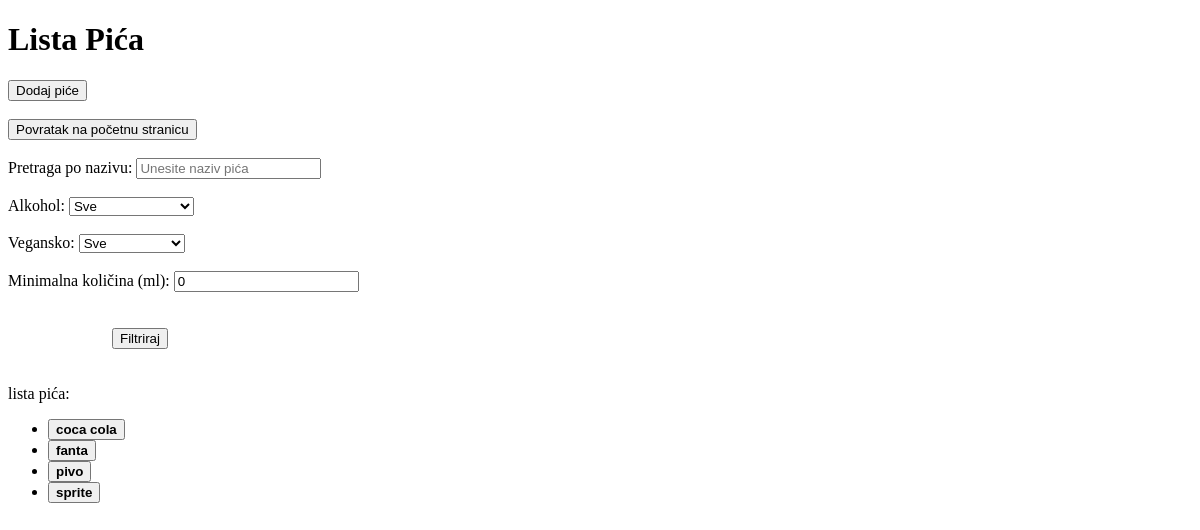
The app's page /lista-pica, older data.
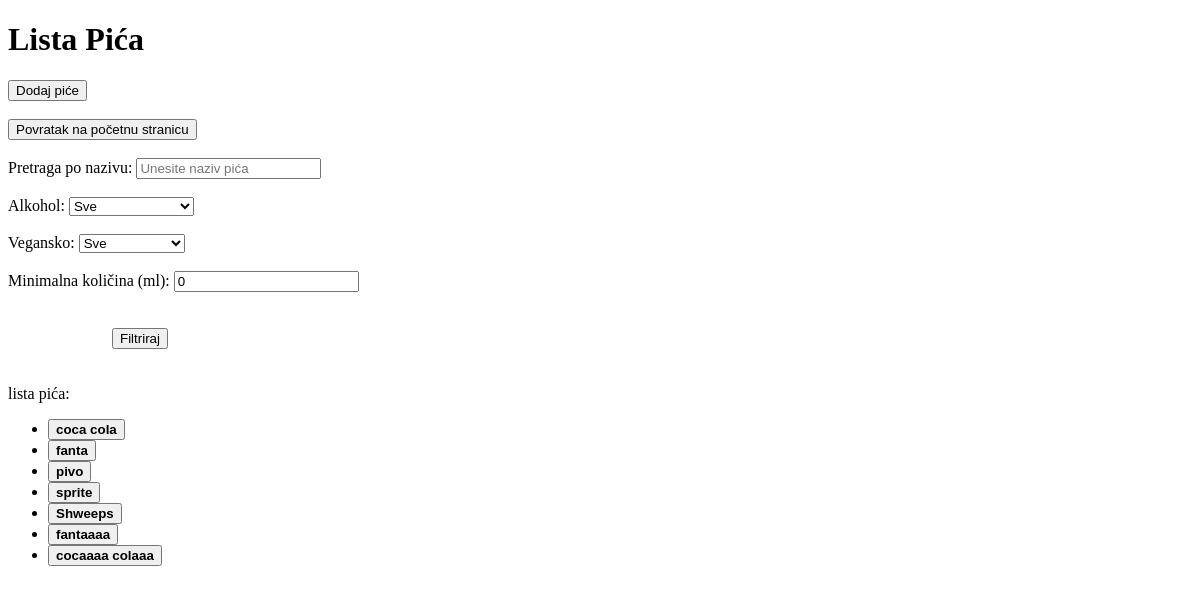
The same page, newer data.
### main/models.py (models this page shows, shortened)
class Pice(models.Model):
    pice_sifra = models.UUIDField(default=uuid.uuid4, editable=False, unique=True)    #models.CharField(max_length=10, unique=True, blank=True)
    pice_naziv = models.CharField(max_length=30)
    pice_opis = models.CharField(max_length=100)
    pice_kolicina_u_ml = models.FloatField()
    pice_sadrzi_alkohol = models.BooleanField(default=False)
    pice_vegansko = models.BooleanField(default=False)
    pice_poj_cijena = models.DecimalField(max_digits=10, decimal_places=2)

### main/views.py (the view)
# urls.py: path('lista-pica', views.PiceListView.as_view(), name='drink_list_view'),
class PiceListView(ListView):
    model = Pice
    template_name = 'main/admin/lista_pica/list_view.html'
    context_object_name = 'pica'
    paginate_by = 10
    def get_queryset(self):
        queryset = super().get_queryset()
        search = self.request.GET.get('search')
        alkohol = self.request.GET.get('alkohol')
        vegansko = self.request.GET.get('vegansko')
        min_kolicina = self.request.GET.get('min_kolicina')
        if search:
            queryset = queryset.filter(pice_naziv__icontains=search)
        if alkohol:
            if alkohol == 'true':
                queryset = queryset.filter(pice_sadrzi_alkohol=True)
            elif alkohol == 'false':
                queryset = queryset.filter(pice_sadrzi_alkohol=False)
        if vegansko:
            if vegansko == 'true':
                queryset = queryset.filter(pice_vegansko=True)
            elif vegansko == 'false':
                queryset = queryset.filter(pice_vegansko=False)
        if min_kolicina:
            queryset = queryset.filter(pice_kolicina_u_ml__gte=min_kolicina)
        return queryset
    def get_context_data(self, **kwargs):
        context = super().get_context_data(**kwargs)
        return context

### main/templates/main/admin/lista_pica/list_view.html (shortened to what this page needs)
<!DOCTYPE html>
<html lang="en">
<head>
</head>
<body>
    <h1>Lista Pića</h1>
    <a href="{% url 'main:dodaj_pice' %}">
        <button>Dodaj piće</button>
    </a>
    <br>
    <br>
    <a href="{% url 'main:homepage' %}">
        <button>Povratak na početnu stranicu</button>
    </a>
    <br>
    <br>
    <form method="get">
        <label for="search">Pretraga po nazivu:</label>
        <input type="text" name="search" id="search" value="{{ request.GET.search }}" placeholder="Unesite naziv pića">
        <br>
        <br>
        <label for="alkohol">Alkohol:</label>
        <select name="alkohol" id="alkohol">
            <option value="">Sve</option>
        </select>
        <br>
        <br>
        <label for="vegansko">Vegansko:</label>
        <select name="vegansko" id="vegansko">
            <option value="">Sve</option>
        </select>
        <br>
        <br>
        <label for="min_kolicina">Minimalna količina (ml):</label>
        <input type="number" name="min_kolicina" value="{{ request.GET.min_kolicina|default:0 }}" min="0" id="min_kolicina">
         <br>
         <br>
         <br>
        <button type="submit">Filtriraj</button>
    </form>
    <br>
    <br>
    lista pića:
    <ul>
        {% for pice in pica %}
        <li>
            <a href="{% url 'main:pice_detail' pk=pice.pk %}">
            <button>
                <strong>{{ pice.pice_naziv }}</strong><br>
            </button>
        </a>
        </li>
        {% empty %}
            <li>Nema pića za prikaz prema odabranim filtrima.</li>
        {% endfor %}
    </ul>
</body>
</html>

Row changes from the older to the newer data that the page shows:
added Pice: pice_naziv "Shweeps"
added Pice: pice_naziv "fantaaaa"
added Pice: pice_naziv "cocaaaa colaaa"
